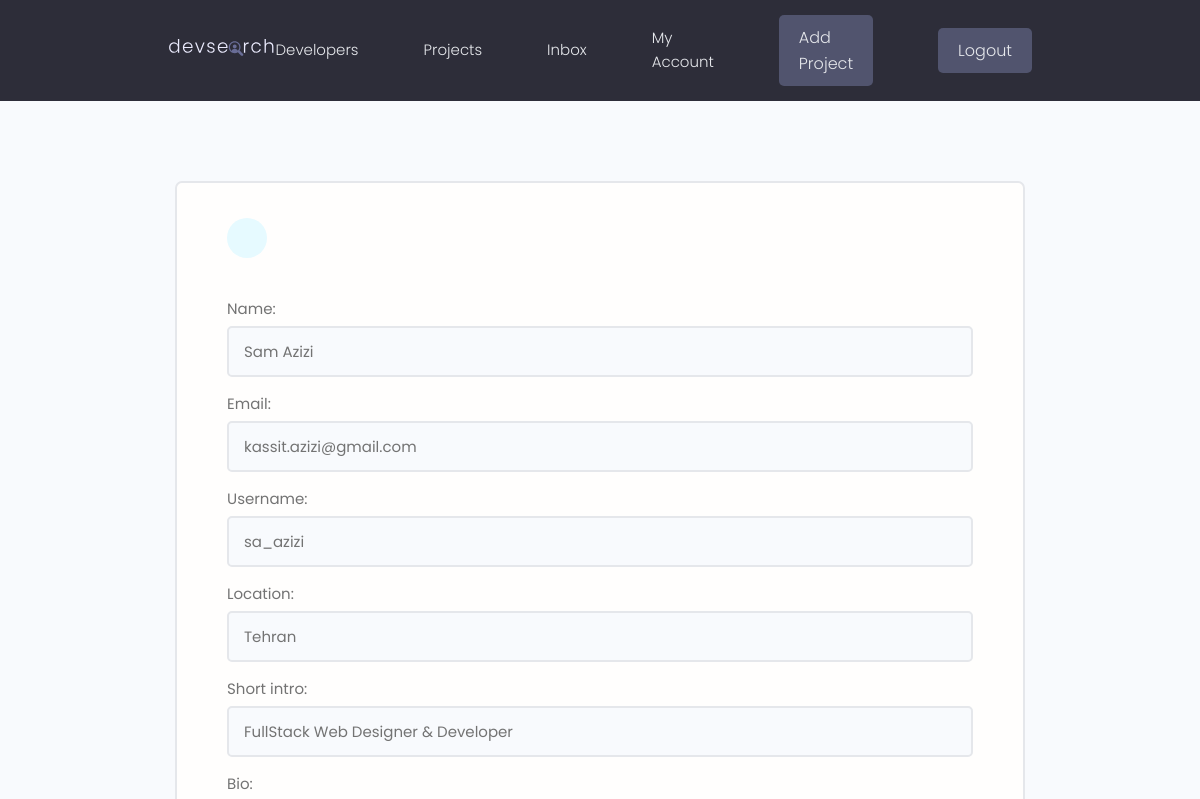
/edit-account/ (signed in, upper part), run on an earlier commit of the app's database.
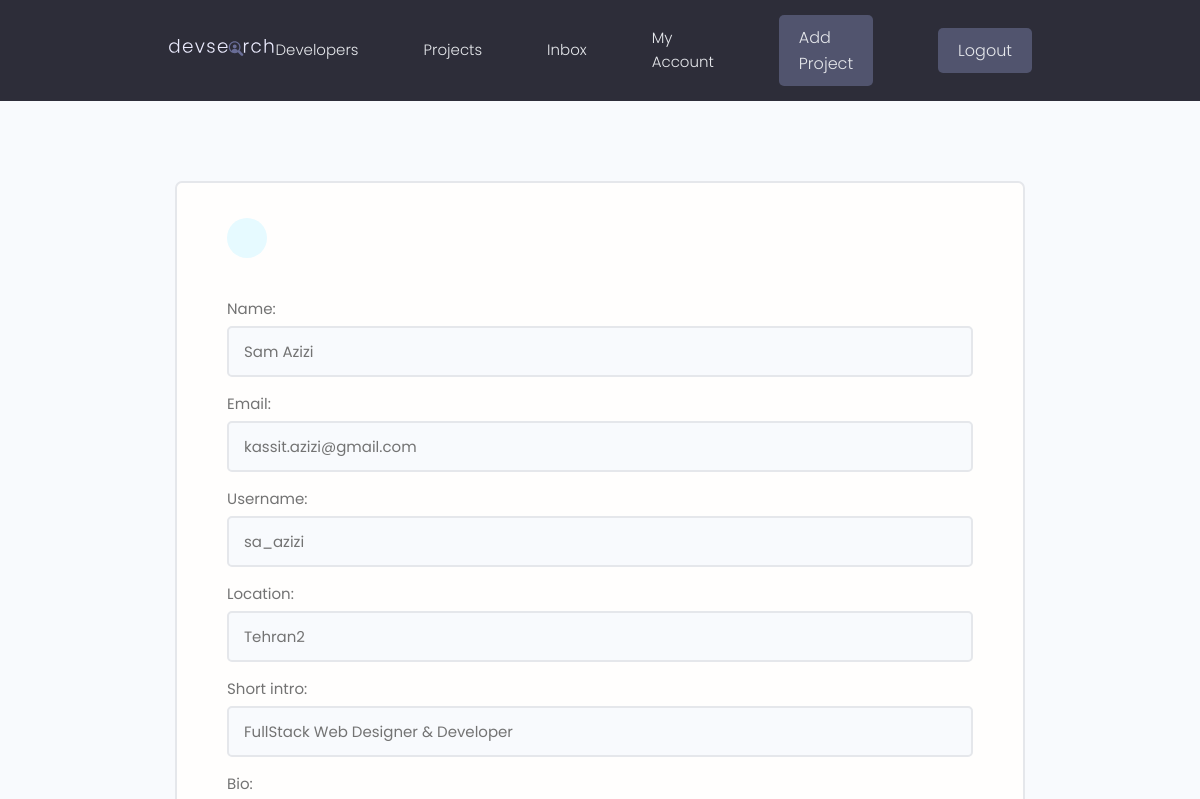
And on a later commit of the database.
### users/models.py (models this page shows, shortened)
class Profile(models.Model):
    user = models.OneToOneField(User, on_delete=models.CASCADE,null=True, blank=True )
    name = models.CharField(max_length=200, blank=True, null=True)
    email = models.EmailField(null=True, blank=True)
    username = models.CharField(max_length=200,null=True, blank=True)
    short_intro = models.CharField(max_length=200, blank=True, null=True)
    bio = models.TextField(null=True, blank=True)
    location = models.CharField(max_length=200,blank=True, null=True)
    profile_image = models.ImageField(default='profiles/user-default.jpg',null=True,blank=True, upload_to='profiles/')
    social_github = models.CharField(max_length=200, blank=True, null=True)
    social_twitter =  models.CharField(max_length=200, blank=True, null=True)
    social_linkedin =  models.CharField(max_length=200, blank=True, null=True)
    social_youtube =  models.CharField(max_length=200, blank=True, null=True)
    social_website =  models.CharField(max_length=200, blank=True, null=True)
    created = models.DateTimeField(auto_now_add=True)
    id = models.UUIDField(default=uuid.uuid4, unique=True,
                          primary_key=True, editable=False)
    class Meta:
        ordering =["created"]

### users/views.py (the view, shortened to what this page needs)
# urls.py: path('edit-account/',views.editAccount, name='edit-account'),
@login_required(login_url='users:login')
def editAccount(request):
    profile = request.user.profile
    form = ProfileForm(instance=profile)
    context = {
        'form':form
    }
    return  render(request,'users/profile_form.html',context)

### users/form.py
class ProfileForm(ModelForm):
    class Meta:
        model = Profile
        fields = ['name','email','username',
                  'location','short_intro','bio','profile_image',
                  'social_github','social_linkedin','social_twitter','social_website','social_youtube']
    def __init__(self,*args, **kwargs):
        super(ProfileForm, self).__init__(*args, **kwargs)
        for name , field in self.fields.items():
            field.widget.attrs.update({'class': 'input'})

### users/templates/users/profile_form.html (shortened to what this page needs)
{% extends 'main.html' %}
{% load static %}
{% block content%}
    <main class="formPage my-xl">
        <div class="content-box">
            <div class="formWrapper">
                <a class="backButton" href="{% url 'users:account' %}"></a>
                <br>
                <form    class="form" method="POST" enctype="multipart/form-data">
                    {% for field in form  %}
                    <div class="form__field">
                        <label for="formInput#text">{{ field.label }}: </label>
                        {{ field }}
                    </div>
                    {% endfor %}
                </form>
            </div>
        </div>
    </main>
{% endblock %}

What changed in the data, as far as the page shows it:
changed Profile "Sam Azizi": location "Tehran" → "Tehran2"
